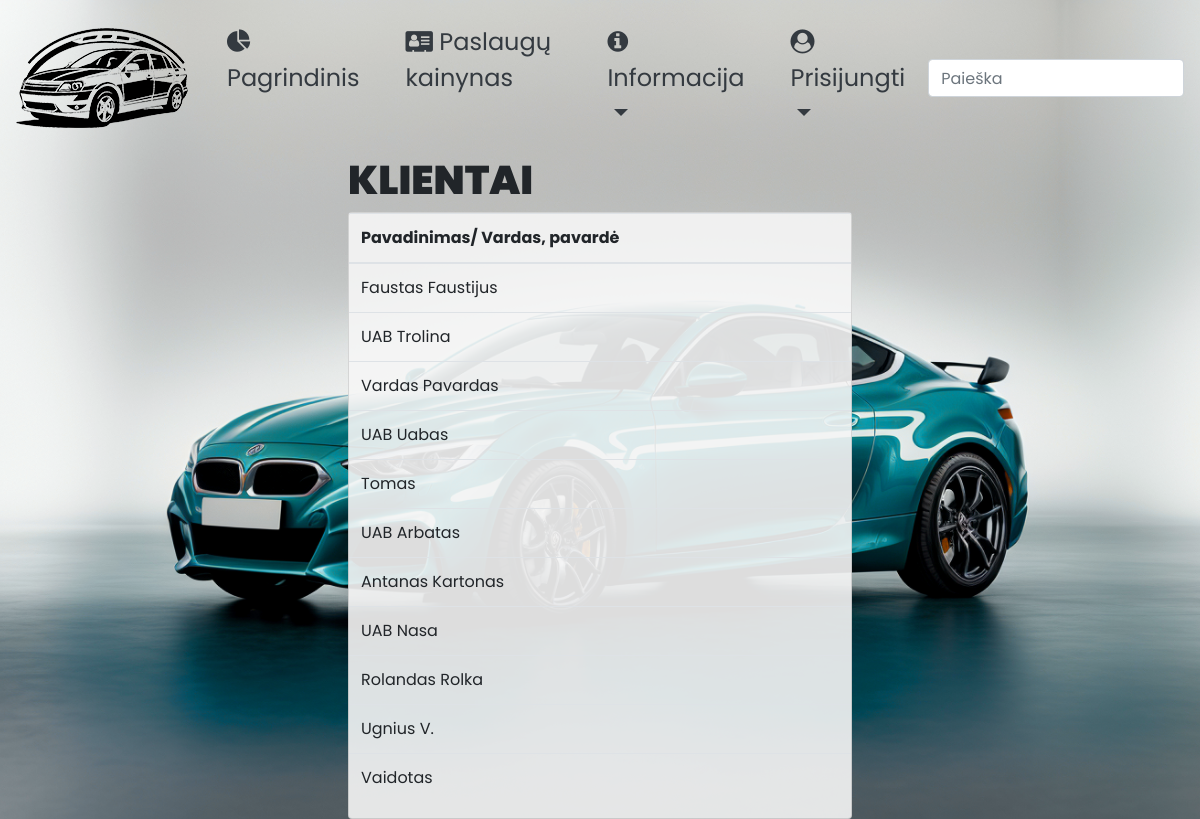
Page /autoservisas/klientai/ on the committed database.
### autoservisas/models.py (models this page shows, shortened)
class Automobilis(models.Model):
    valstybinis_nr = models.CharField('Automobilio valstybinis Nr.',
                                      max_length=7, null=False, unique=True, help_text='Įveskite valstybinį numerį')
    automobilio_modelis_id = models.ForeignKey('AutomobilioModelis', verbose_name='Automobilio modelis',
                                               on_delete=models.CASCADE, null=False)
    vin_kodas = models.CharField(max_length=17, null=False, unique=True, help_text='Įveskite automobilio VIN kodą')
    klientas = models.CharField(max_length=100, null=False,
                                help_text='Iveskite klientą (įmonės pavadinimas arba vardas/pavardė)')
    nuotrauka = models.ImageField('Nuotrauka', upload_to='nuotraukos', null=True)
    aprasymas = HTMLField()
    class Meta:
        verbose_name = 'Automobilis'
        verbose_name_plural = 'Automobiliai'

### autoservisas/views.py (the view)
# urls.py: path('klientai/', views.klientai, name='klientai'),
def klientai(request):
    klientai_pilna_info = Automobilis.objects.all()
    context = {
        'klientai': klientai_pilna_info,
    }
    return render(request, 'klientai.html', context=context)

### autoservisas/templates/klientai.html
{% extends "base.html" %}
{% block content %}
<h1 class="text-uppercase h1p">Klientai</h1>
<div class="card" style="background-color: rgba(245, 245, 245, 0.9);">
  <table class="table table-hover">
    <thead>
      <tr>
        <th scope="col">Pavadinimas/ Vardas, pavardė</th>
      </tr>
    </thead>
    <tbody>
    {% for a in klientai %}
      <tr>
        <td>{{a.klientas}}</td>
      </tr>
    {% endfor %}
    </tbody>
  </table>
</div>
{% endblock %}

### autoservisas/static/css/styles.css (style rules this page uses)
body { font-family: 'Poppins', sans-serif; font-size: 1rem; }
.h1p { font-weight: 900; }

### rows in the picture
Automobilis: klientas "Faustas Faustijus"
Automobilis: klientas "UAB Trolina"
Automobilis: klientas "Vardas Pavardas"
Automobilis: klientas "UAB Uabas"
Automobilis: klientas "Tomas"
Automobilis: klientas "UAB Arbatas"
Automobilis: klientas "Antanas Kartonas"
Automobilis: klientas "UAB Nasa"
Automobilis: klientas "Rolandas Rolka"
Automobilis: klientas "Ugnius V."
Automobilis: klientas "Vaidotas"
